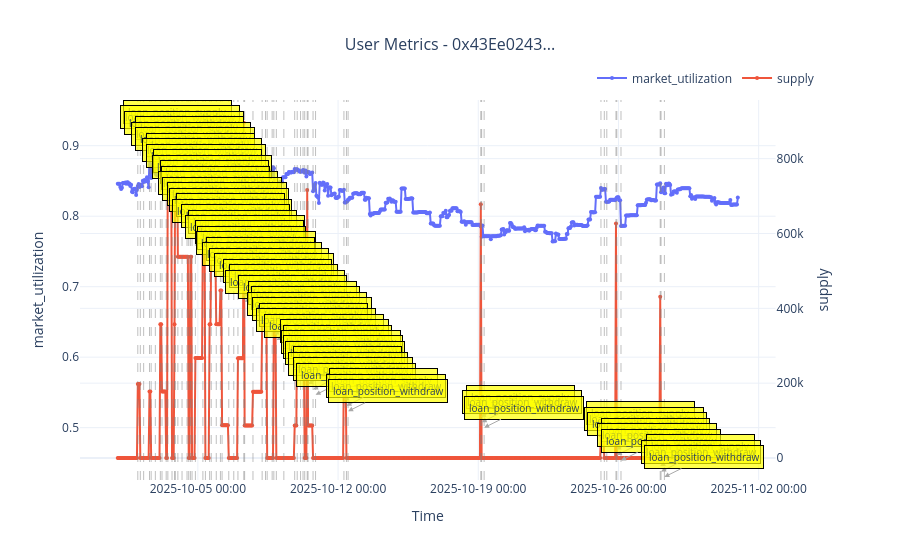

Notebook code cell kept with this figure:
### Code cell
MARKET = "eth_wbtc_usdc"
EVENTS_PATH = "/Users/yegortrussov/Documents/ml/lending_protocols/dataset_collection/data/markets_labelled"
HOURLY_MARKET_PATH = "/Users/yegortrussov/Documents/ml/lending_protocols/dataset_collection/data/markets_hourly_data"

df = pd.read_csv(f"{EVENTS_PATH}/{MARKET}.csv")
market_df = pd.read_csv(f"{HOURLY_MARKET_PATH}/{MARKET}.csv")

df.head(2)

hourly_df = create_hourly_user_dataset(
    df[df["user_address"].isin(solo_depositors)],
    market_df,
    n_hours=1,
    start_with_open=False
)
hourly_df["supply"] = hourly_df["supply"].clip(0,100000000)
plot_user_metrics(hourly_df, ['supply_rate', 'supply'], user_address='0x43Ee0243eA8CF02f7087d8B16C8D2007CC9c7cA2', 
                  dates_range=["2025-10-01", "2025-11-01"])
# )

### Figure 1 — Plotly figure (JSON) as saved in the notebook; plotly's stock layout.template omitted (floating-point values rounded to 4 significant figures; data arrays with more than 128 entries replaced by an {"elided": "..."} marker saying what was removed)
{"data": [{"line": {"color": "#636EFA", "width": 2}, "marker": {"size": 4}, "mode": "lines+markers", "name": "market_utilization", "type": "scatter", "x": {"elided": "744 str values"}, "xaxis": "x", "y": {"elided": "744 float values"}, "yaxis": "y"}, {"line": {"color": "#EF553B", "width": 2}, "marker": {"size": 4}, "mode": "lines+markers", "name": "supply", "type": "scatter", "x": {"elided": "744 str values"}, "xaxis": "x", "y": {"elided": "744 float values"}, "yaxis": "y2"}], "layout": {"annotations": [{"arrowcolor": "darkgray", "arrowhead": 2, "arrowsize": 1, "arrowwidth": 1, "ax": 40, "ay": -20, "bgcolor": "rgba(255, 255, 0, 0.7)", "bordercolor": "black", "borderpad": 4, "borderwidth": 1, "font": {"size": 10}, "showarrow": true, "text": "loan_position_supply", "x": "2025-10-02T00:01:47", "y": 0.9194, "yref": "y"}, {"arrowcolor": "darkgray", "arrowhead": 2, "arrowsize": 1, "arrowwidth": 1, "ax": 40, "ay": -20, "bgcolor": "rgba(255, 255, 0, 0.7)", "bordercolor": "black", "borderpad": 4, "borderwidth": 1, "font": {"size": 10}, "showarrow": true, "text": "loan_position_withdraw", "x": "2025-10-02T03:01:47", "y": 0.9117, "yref": "y"}, {"arrowcolor": "darkgray", "arrowhead": 2, "arrowsize": 1, "arrowwidth": 1, "ax": 40, "ay": -20, "bgcolor": "rgba(255, 255, 0, 0.7)", "bordercolor": "black", "borderpad": 4, "borderwidth": 1, "font": {"size": 10}, "showarrow": true, "text": "loan_position_withdraw", "x": "2025-10-02T07:01:47", "y": 0.9039, "yref": "y"}, {"arrowcolor": "darkgray", "arrowhead": 2, "arrowsize": 1, "arrowwidth": 1, "ax": 40, "ay": -20, "bgcolor": "rgba(255, 255, 0, 0.7)", "bordercolor": "black", "borderpad": 4, "borderwidth": 1, "font": {"size": 10}, "showarrow": true, "text": "loan_position_supply", "x": "2025-10-02T14:01:47", "y": 0.8961, "yref": "y"}, {"arrowcolor": "darkgray", "arrowhead": 2, "arrowsize": 1, "arrowwidth": 1, "ax": 40, "ay": -20, "bgcolor": "rgba(255, 255, 0, 0.7)", "bordercolor": "black", "borderpad": 4, "borderwidth": 1, "font": {"size": 10}, "showarrow": true, "text": "loan_position_withdraw", "x": "2025-10-02T16:01:47", "y": 0.8884, "yref": "y"}, {"arrowcolor": "darkgray", "arrowhead": 2, "arrowsize": 1, "arrowwidth": 1, "ax": 40, "ay": -20, "bgcolor": "rgba(255, 255, 0, 0.7)", "bordercolor": "black", "borderpad": 4, "borderwidth": 1, "font": {"size": 10}, "showarrow": true, "text": "loan_position_withdraw", "x": "2025-10-02T21:01:47", "y": 0.8806, "yref": "y"}, {"arrowcolor": "darkgray", "arrowhead": 2, "arrowsize": 1, "arrowwidth": 1, "ax": 40, "ay": -20, "bgcolor": "rgba(255, 255, 0, 0.7)", "bordercolor": "black", "borderpad": 4, "borderwidth": 1, "font": {"size": 10}, "showarrow": true, "text": "loan_position_supply", "x": "2025-10-03T03:01:47", "y": 0.8728, "yref": "y"}, {"arrowcolor": "darkgray", "arrowhead": 2, "arrowsize": 1, "arrowwidth": 1, "ax": 40, "ay": -20, "bgcolor": "rgba(255, 255, 0, 0.7)", "bordercolor": "black", "borderpad": 4, "borderwidth": 1, "font": {"size": 10}, "showarrow": true, "text": "loan_position_withdraw", "x": "2025-10-03T05:01:47", "y": 0.8651, "yref": "y"}, {"arrowcolor": "darkgray", "arrowhead": 2, "arrowsize": 1, "arrowwidth": 1, "ax": 40, "ay": -20, "bgcolor": "rgba(255, 255, 0, 0.7)", "bordercolor": "black", "borderpad": 4, "borderwidth": 1, "font": {"size": 10}, "showarrow": true, "text": "loan_position_withdraw", "x": "2025-10-03T10:01:47", "y": 0.8573, "yref": "y"}, {"arrowcolor": "darkgray", "arrowhead": 2, "arrowsize": 1, "arrowwidth": 1, "ax": 40, "ay": -20, "bgcolor": "rgba(255, 255, 0, 0.7)", "bordercolor": "black", "borderpad": 4, "borderwidth": 1, "font": {"size": 10}, "showarrow": true, "text": "loan_position_supply", "x": "2025-10-03T12:01:47", "y": 0.8495, "yref": "y"}, {"arrowcolor": "darkgray", "arrowhead": 2, "arrowsize": 1, "arrowwidth": 1, "ax": 40, "ay": -20, "bgcolor": "rgba(255, 255, 0, 0.7)", "bordercolor": "black", "borderpad": 4, "borderwidth": 1, "font": {"size": 10}, "showarrow": true, "text": "loan_position_withdraw", "x": "2025-10-03T17:01:47", "y": 0.8418, "yref": "y"}, {"arrowcolor": "darkgray", "arrowhead": 2, "arrowsize": 1, "arrowwidth": 1, "ax": 40, "ay": -20, "bgcolor": "rgba(255, 255, 0, 0.7)", "bordercolor": "black", "borderpad": 4, "borderwidth": 1, "font": {"size": 10}, "showarrow": true, "text": "loan_position_supply", "x": "2025-10-03T20:01:47", "y": 0.834, "yref": "y"}, {"arrowcolor": "darkgray", "arrowhead": 2, "arrowsize": 1, "arrowwidth": 1, "ax": 40, "ay": -20, "bgcolor": "rgba(255, 255, 0, 0.7)", "bordercolor": "black", "borderpad": 4, "borderwidth": 1, "font": {"size": 10}, "showarrow": true, "text": "loan_position_supply", "x": "2025-10-03T21:01:47", "y": 0.8262, "yref": "y"}, {"arrowcolor": "darkgray", "arrowhead": 2, "arrowsize": 1, "arrowwidth": 1, "ax": 40, "ay": -20, "bgcolor": "rgba(255, 255, 0, 0.7)", "bordercolor": "black", "borderpad": 4, "borderwidth": 1, "font": {"size": 10}, "showarrow": true, "text": "loan_position_withdraw", "x": "2025-10-04T00:01:47", "y": 0.8184, "yref": "y"}, {"arrowcolor": "darkgray", "arrowhead": 2, "arrowsize": 1, "arrowwidth": 1, "ax": 40, "ay": -20, "bgcolor": "rgba(255, 255, 0, 0.7)", "bordercolor": "black", "borderpad": 4, "borderwidth": 1, "font": {"size": 10}, "showarrow": true, "text": "loan_position_withdraw", "x": "2025-10-04T05:01:47", "y": 0.8107, "yref": "y"}, {"arrowcolor": "darkgray", "arrowhead": 2, "arrowsize": 1, "arrowwidth": 1, "ax": 40, "ay": -20, "bgcolor": "rgba(255, 255, 0, 0.7)", "bordercolor": "black", "borderpad": 4, "borderwidth": 1, "font": {"size": 10}, "showarrow": true, "text": "loan_position_withdraw", "x": "2025-10-04T11:01:47", "y": 0.8029, "yref": "y"}, {"arrowcolor": "darkgray", "arrowhead": 2, "arrowsize": 1, "arrowwidth": 1, "ax": 40, "ay": -20, "bgcolor": "rgba(255, 255, 0, 0.7)", "bordercolor": "black", "borderpad": 4, "borderwidth": 1, "font": {"size": 10}, "showarrow": true, "text": "loan_position_withdraw", "x": "2025-10-04T13:01:47", "y": 0.7951, "yref": "y"}, {"arrowcolor": "darkgray", "arrowhead": 2, "arrowsize": 1, "arrowwidth": 1, "ax": 40, "ay": -20, "bgcolor": "rgba(255, 255, 0, 0.7)", "bordercolor": "black", "borderpad": 4, "borderwidth": 1, "font": {"size": 10}, "showarrow": true, "text": "loan_position_supply", "x": "2025-10-04T15:01:47", "y": 0.7874, "yref": "y"}, {"arrowcolor": "darkgray", "arrowhead": 2, "arrowsize": 1, "arrowwidth": 1, "ax": 40, "ay": -20, "bgcolor": "rgba(255, 255, 0, 0.7)", "bordercolor": "black", "borderpad": 4, "borderwidth": 1, "font": {"size": 10}, "showarrow": true, "text": "loan_position_withdraw", "x": "2025-10-04T17:01:47", "y": 0.7796, "yref": "y"}, {"arrowcolor": "darkgray", "arrowhead": 2, "arrowsize": 1, "arrowwidth": 1, "ax": 40, "ay": -20, "bgcolor": "rgba(255, 255, 0, 0.7)", "bordercolor": "black", "borderpad": 4, "borderwidth": 1, "font": {"size": 10}, "showarrow": true, "text": "loan_position_supply", "x": "2025-10-04T21:01:47", "y": 0.7718, "yref": "y"}, {"arrowcolor": "darkgray", "arrowhead": 2, "arrowsize": 1, "arrowwidth": 1, "ax": 40, "ay": -20, "bgcolor": "rgba(255, 255, 0, 0.7)", "bordercolor": "black", "borderpad": 4, "borderwidth": 1, "font": {"size": 10}, "showarrow": true, "text": "loan_position_supply", "x": "2025-10-05T06:01:47", "y": 0.7641, "yref": "y"}, {"arrowcolor": "darkgray", "arrowhead": 2, "arrowsize": 1, "arrowwidth": 1, "ax": 40, "ay": -20, "bgcolor": "rgba(255, 255, 0, 0.7)", "bordercolor": "black", "borderpad": 4, "borderwidth": 1, "font": {"size": 10}, "showarrow": true, "text": "loan_position_withdraw", "x": "2025-10-05T09:01:47", "y": 0.7563, "yref": "y"}, {"arrowcolor": "darkgray", "arrowhead": 2, "arrowsize": 1, "arrowwidth": 1, "ax": 40, "ay": -20, "bgcolor": "rgba(255, 255, 0, 0.7)", "bordercolor": "black", "borderpad": 4, "borderwidth": 1, "font": {"size": 10}, "showarrow": true, "text": "loan_position_supply", "x": "2025-10-05T14:01:47", "y": 0.7485, "yref": "y"}, {"arrowcolor": "darkgray", "arrowhead": 2, "arrowsize": 1, "arrowwidth": 1, "ax": 40, "ay": -20, "bgcolor": "rgba(255, 255, 0, 0.7)", "bordercolor": "black", "borderpad": 4, "borderwidth": 1, "font": {"size": 10}, "showarrow": true, "text": "loan_position_supply", "x": "2025-10-05T16:01:47", "y": 0.7408, "yref": "y"}, {"arrowcolor": "darkgray", "arrowhead": 2, "arrowsize": 1, "arrowwidth": 1, "ax": 40, "ay": -20, "bgcolor": "rgba(255, 255, 0, 0.7)", "bordercolor": "black", "borderpad": 4, "borderwidth": 1, "font": {"size": 10}, "showarrow": true, "text": "loan_position_withdraw", "x": "2025-10-05T22:01:47", "y": 0.733, "yref": "y"}, {"arrowcolor": "darkgray", "arrowhead": 2, "arrowsize": 1, "arrowwidth": 1, "ax": 40, "ay": -20, "bgcolor": "rgba(255, 255, 0, 0.7)", "bordercolor": "black", "borderpad": 4, "borderwidth": 1, "font": {"size": 10}, "showarrow": true, "text": "loan_position_supply", "x": "2025-10-06T03:01:47", "y": 0.7252, "yref": "y"}, {"arrowcolor": "darkgray", "arrowhead": 2, "arrowsize": 1, "arrowwidth": 1, "ax": 40, "ay": -20, "bgcolor": "rgba(255, 255, 0, 0.7)", "bordercolor": "black", "borderpad": 4, "borderwidth": 1, "font": {"size": 10}, "showarrow": true, "text": "loan_position_withdraw", "x": "2025-10-06T05:01:47", "y": 0.7174, "yref": "y"}, {"arrowcolor": "darkgray", "arrowhead": 2, "arrowsize": 1, "arrowwidth": 1, "ax": 40, "ay": -20, "bgcolor": "rgba(255, 255, 0, 0.7)", "bordercolor": "black", "borderpad": 4, "borderwidth": 1, "font": {"size": 10}, "showarrow": true, "text": "loan_position_withdraw", "x": "2025-10-06T13:01:47", "y": 0.7097, "yref": "y"}, {"arrowcolor": "darkgray", "arrowhead": 2, "arrowsize": 1, "arrowwidth": 1, "ax": 40, "ay": -20, "bgcolor": "rgba(255, 255, 0, 0.7)", "bordercolor": "black", "borderpad": 4, "borderwidth": 1, "font": {"size": 10}, "showarrow": true, "text": "loan_position_withdraw", "x": "2025-10-06T19:01:47", "y": 0.7019, "yref": "y"}, {"arrowcolor": "darkgray", "arrowhead": 2, "arrowsize": 1, "arrowwidth": 1, "ax": 40, "ay": -20, "bgcolor": "rgba(255, 255, 0, 0.7)", "bordercolor": "black", "borderpad": 4, "borderwidth": 1, "font": {"size": 10}, "showarrow": true, "text": "loan_position_supply", "x": "2025-10-07T00:01:47", "y": 0.6941, "yref": "y"}, {"arrowcolor": "darkgray", "arrowhead": 2, "arrowsize": 1, "arrowwidth": 1, "ax": 40, "ay": -20, "bgcolor": "rgba(255, 255, 0, 0.7)", "bordercolor": "black", "borderpad": 4, "borderwidth": 1, "font": {"size": 10}, "showarrow": true, "text": "loan_position_supply", "x": "2025-10-07T07:01:47", "y": 0.6864, "yref": "y"}, {"arrowcolor": "darkgray", "arrowhead": 2, "arrowsize": 1, "arrowwidth": 1, "ax": 40, "ay": -20, "bgcolor": "rgba(255, 255, 0, 0.7)", "bordercolor": "black", "borderpad": 4, "borderwidth": 1, "font": {"size": 10}, "showarrow": true, "text": "loan_position_withdraw", "x": "2025-10-07T08:01:47", "y": 0.6786, "yref": "y"}, {"arrowcolor": "darkgray", "arrowhead": 2, "arrowsize": 1, "arrowwidth": 1, "ax": 40, "ay": -20, "bgcolor": "rgba(255, 255, 0, 0.7)", "bordercolor": "black", "borderpad": 4, "borderwidth": 1, "font": {"size": 10}, "showarrow": true, "text": "loan_position_supply", "x": "2025-10-07T18:01:47", "y": 0.6708, "yref": "y"}, {"arrowcolor": "darkgray", "arrowhead": 2, "arrowsize": 1, "arrowwidth": 1, "ax": 40, "ay": -20, "bgcolor": "rgba(255, 255, 0, 0.7)", "bordercolor": "black", "borderpad": 4, "borderwidth": 1, "font": {"size": 10}, "showarrow": true, "text": "loan_position_supply", "x": "2025-10-08T05:01:47", "y": 0.6631, "yref": "y"}, {"arrowcolor": "darkgray", "arrowhead": 2, "arrowsize": 1, "arrowwidth": 1, "ax": 40, "ay": -20, "bgcolor": "rgba(255, 255, 0, 0.7)", "bordercolor": "black", "borderpad": 4, "borderwidth": 1, "font": {"size": 10}, "showarrow": true, "text": "loan_position_supply", "x": "2025-10-08T09:01:47", "y": 0.6553, "yref": "y"}, {"arrowcolor": "darkgray", "arrowhead": 2, "arrowsize": 1, "arrowwidth": 1, "ax": 40, "ay": -20, "bgcolor": "rgba(255, 255, 0, 0.7)", "bordercolor": "black", "borderpad": 4, "borderwidth": 1, "font": {"size": 10}, "showarrow": true, "text": "loan_position_withdraw", "x": "2025-10-08T11:01:47", "y": 0.6475, "yref": "y"}, {"arrowcolor": "darkgray", "arrowhead": 2, "arrowsize": 1, "arrowwidth": 1, "ax": 40, "ay": -20, "bgcolor": "rgba(255, 255, 0, 0.7)", "bordercolor": "black", "borderpad": 4, "borderwidth": 1, "font": {"size": 10}, "showarrow": true, "text": "loan_position_withdraw", "x": "2025-10-08T17:01:47", "y": 0.6398, "yref": "y"}, {"arrowcolor": "darkgray", "arrowhead": 2, "arrowsize": 1, "arrowwidth": 1, "ax": 40, "ay": -20, "bgcolor": "rgba(255, 255, 0, 0.7)", "bordercolor": "black", "borderpad": 4, "borderwidth": 1, "font": {"size": 10}, "showarrow": true, "text": "loan_position_supply", "x": "2025-10-08T19:01:47", "y": 0.632, "yref": "y"}, {"arrowcolor": "darkgray", "arrowhead": 2, "arrowsize": 1, "arrowwidth": 1, "ax": 40, "ay": -20, "bgcolor": "rgba(255, 255, 0, 0.7)", "bordercolor": "black", "borderpad": 4, "borderwidth": 1, "font": {"size": 10}, "showarrow": true, "text": "loan_position_withdraw", "x": "2025-10-08T22:01:47", "y": 0.6242, "yref": "y"}, {"arrowcolor": "darkgray", "arrowhead": 2, "arrowsize": 1, "arrowwidth": 1, "ax": 40, "ay": -20, "bgcolor": "rgba(255, 255, 0, 0.7)", "bordercolor": "black", "borderpad": 4, "borderwidth": 1, "font": {"size": 10}, "showarrow": true, "text": "loan_position_withdraw", "x": "2025-10-09T07:01:47", "y": 0.6164, "yref": "y"}, {"arrowcolor": "darkgray", "arrowhead": 2, "arrowsize": 1, "arrowwidth": 1, "ax": 40, "ay": -20, "bgcolor": "rgba(255, 255, 0, 0.7)", "bordercolor": "black", "borderpad": 4, "borderwidth": 1, "font": {"size": 10}, "showarrow": true, "text": "loan_position_supply", "x": "2025-10-09T20:01:47", "y": 0.6087, "yref": "y"}, {"arrowcolor": "darkgray", "arrowhead": 2, "arrowsize": 1, "arrowwidth": 1, "ax": 40, "ay": -20, "bgcolor": "rgba(255, 255, 0, 0.7)", "bordercolor": "black", "borderpad": 4, "borderwidth": 1, "font": {"size": 10}, "showarrow": true, "text": "loan_position_supply", "x": "2025-10-09T23:01:47", "y": 0.6009, "yref": "y"}, {"arrowcolor": "darkgray", "arrowhead": 2, "arrowsize": 1, "arrowwidth": 1, "ax": 40, "ay": -20, "bgcolor": "rgba(255, 255, 0, 0.7)", "bordercolor": "black", "borderpad": 4, "borderwidth": 1, "font": {"size": 10}, "showarrow": true, "text": "loan_position_withdraw", "x": "2025-10-10T03:01:47", "y": 0.5931, "yref": "y"}, {"arrowcolor": "darkgray", "arrowhead": 2, "arrowsize": 1, "arrowwidth": 1, "ax": 40, "ay": -20, "bgcolor": "rgba(255, 255, 0, 0.7)", "bordercolor": "black", "borderpad": 4, "borderwidth": 1, "font": {"size": 10}, "showarrow": true, "text": "loan_position_withdraw", "x": "2025-10-10T06:01:47", "y": 0.5854, "yref": "y"}, {"arrowcolor": "darkgray", "arrowhead": 2, "arrowsize": 1, "arrowwidth": 1, "ax": 40, "ay": -20, "bgcolor": "rgba(255, 255, 0, 0.7)", "bordercolor": "black", "borderpad": 4, "borderwidth": 1, "font": {"size": 10}, "showarrow": true, "text": "loan_position_withdraw", "x": "2025-10-10T08:01:47", "y": 0.5776, "yref": "y"}, {"arrowcolor": "darkgray", "arrowhead": 2, "arrowsize": 1, "arrowwidth": 1, "ax": 40, "ay": -20, "bgcolor": "rgba(255, 255, 0, 0.7)", "bordercolor": "black", "borderpad": 4, "borderwidth": 1, "font": {"size": 10}, "showarrow": true, "text": "loan_position_supply", "x": "2025-10-10T11:01:47", "y": 0.5698, "yref": "y"}, {"arrowcolor": "darkgray", "arrowhead": 2, "arrowsize": 1, "arrowwidth": 1, "ax": 40, "ay": -20, "bgcolor": "rgba(255, 255, 0, 0.7)", "bordercolor": "black", "borderpad": 4, "borderwidth": 1, "font": {"size": 10}, "showarrow": true, "text": "loan_position_withdraw", "x": "2025-10-10T12:01:47", "y": 0.5621, "yref": "y"}, {"arrowcolor": "darkgray", "arrowhead": 2, "arrowsize": 1, "arrowwidth": 1, "ax": 40, "ay": -20, "bgcolor": "rgba(255, 255, 0, 0.7)", "bordercolor": "black", "borderpad": 4, "borderwidth": 1, "font": {"size": 10}, "showarrow": true, "text": "loan_position_withdraw", "x": "2025-10-10T18:01:47", "y": 0.5543, "yref": "y"}, {"arrowcolor": "darkgray", "arrowhead": 2, "arrowsize": 1, "arrowwidth": 1, "ax": 40, "ay": -20, "bgcolor": "rgba(255, 255, 0, 0.7)", "bordercolor": "black", "borderpad": 4, "borderwidth": 1, "font": {"size": 10}, "showarrow": true, "text": "loan_position_withdraw", "x": "2025-10-10T21:01:47", "y": 0.5465, "yref": "y"}, {"arrowcolor": "darkgray", "arrowhead": 2, "arrowsize": 1, "arrowwidth": 1, "ax": 40, "ay": -20, "bgcolor": "rgba(255, 255, 0, 0.7)", "bordercolor": "black", "borderpad": 4, "borderwidth": 1, "font": {"size": 10}, "showarrow": true, "text": "loan_position_supply", "x": "2025-10-12T07:01:47", "y": 0.5388, "yref": "y"}, {"arrowcolor": "darkgray", "arrowhead": 2, "arrowsize": 1, "arrowwidth": 1, "ax": 40, "ay": -20, "bgcolor": "rgba(255, 255, 0, 0.7)", "bordercolor": "black", "borderpad": 4, "borderwidth": 1, "font": {"size": 10}, "showarrow": true, "text": "loan_position_withdraw", "x": "2025-10-12T10:01:47", "y": 0.531, "yref": "y"}, {"arrowcolor": "darkgray", "arrowhead": 2, "arrowsize": 1, "arrowwidth": 1, "ax": 40, "ay": -20, "bgcolor": "rgba(255, 255, 0, 0.7)", "bordercolor": "black", "borderpad": 4, "borderwidth": 1, "font": {"size": 10}, "showarrow": true, "text": "loan_position_withdraw", "x": "2025-10-12T12:01:47", "y": 0.5232, "yref": "y"}, {"arrowcolor": "darkgray", "arrowhead": 2, "arrowsize": 1, "arrowwidth": 1, "ax": 40, "ay": -20, "bgcolor": "rgba(255, 255, 0, 0.7)", "bordercolor": "black", "borderpad": 4, "borderwidth": 1, "font": {"size": 10}, "showarrow": true, "text": "loan_position_supply", "x": "2025-10-19T03:01:47", "y": 0.5155, "yref": "y"}, {"arrowcolor": "darkgray", "arrowhead": 2, "arrowsize": 1, "arrowwidth": 1, "ax": 40, "ay": -20, "bgcolor": "rgba(255, 255, 0, 0.7)", "bordercolor": "black", "borderpad": 4, "borderwidth": 1, "font": {"size": 10}, "showarrow": true, "text": "loan_position_withdraw", "x": "2025-10-19T04:01:47", "y": 0.5077, "yref": "y"}, {"arrowcolor": "darkgray", "arrowhead": 2, "arrowsize": 1, "arrowwidth": 1, "ax": 40, "ay": -20, "bgcolor": "rgba(255, 255, 0, 0.7)", "bordercolor": "black", "borderpad": 4, "borderwidth": 1, "font": {"size": 10}, "showarrow": true, "text": "loan_position_withdraw", "x": "2025-10-19T07:01:47", "y": 0.4999, "yref": "y"}, {"arrowcolor": "darkgray", "arrowhead": 2, "arrowsize": 1, "arrowwidth": 1, "ax": 40, "ay": -20, "bgcolor": "rgba(255, 255, 0, 0.7)", "bordercolor": "black", "borderpad": 4, "borderwidth": 1, "font": {"size": 10}, "showarrow": true, "text": "loan_position_supply", "x": "2025-10-25T03:01:47", "y": 0.4921, "yref": "y"}, {"arrowcolor": "darkgray", "arrowhead": 2, "arrowsize": 1, "arrowwidth": 1, "ax": 40, "ay": -20, "bgcolor": "rgba(255, 255, 0, 0.7)", "bordercolor": "black", "borderpad": 4, "borderwidth": 1, "font": {"size": 10}, "showarrow": true, "text": "loan_position_withdraw", "x": "2025-10-25T07:01:47", "y": 0.4844, "yref": "y"}, {"arrowcolor": "darkgray", "arrowhead": 2, "arrowsize": 1, "arrowwidth": 1, "ax": 40, "ay": -20, "bgcolor": "rgba(255, 255, 0, 0.7)", "bordercolor": "black", "borderpad": 4, "borderwidth": 1, "font": {"size": 10}, "showarrow": true, "text": "loan_position_withdraw", "x": "2025-10-25T10:01:47", "y": 0.4766, "yref": "y"}, {"arrowcolor": "darkgray", "arrowhead": 2, "arrowsize": 1, "arrowwidth": 1, "ax": 40, "ay": -20, "bgcolor": "rgba(255, 255, 0, 0.7)", "bordercolor": "black", "borderpad": 4, "borderwidth": 1, "font": {"size": 10}, "showarrow": true, "text": "loan_position_supply", "x": "2025-10-25T21:01:47", "y": 0.4688, "yref": "y"}, {"arrowcolor": "darkgray", "arrowhead": 2, "arrowsize": 1, "arrowwidth": 1, "ax": 40, "ay": -20, "bgcolor": "rgba(255, 255, 0, 0.7)", "bordercolor": "black", "borderpad": 4, "borderwidth": 1, "font": {"size": 10}, "showarrow": true, "text": "loan_position_withdraw", "x": "2025-10-25T22:01:47", "y": 0.4611, "yref": "y"}, {"arrowcolor": "darkgray", "arrowhead": 2, "arrowsize": 1, "arrowwidth": 1, "ax": 40, "ay": -20, "bgcolor": "rgba(255, 255, 0, 0.7)", "bordercolor": "black", "borderpad": 4, "borderwidth": 1, "font": {"size": 10}, "showarrow": true, "text": "loan_position_withdraw", "x": "2025-10-26T03:01:47", "y": 0.4533, "yref": "y"}, {"arrowcolor": "darkgray", "arrowhead": 2, "arrowsize": 1, "arrowwidth": 1, "ax": 40, "ay": -20, "bgcolor": "rgba(255, 255, 0, 0.7)", "bordercolor": "black", "borderpad": 4, "borderwidth": 1, "font": {"size": 10}, "showarrow": true, "text": "loan_position_supply", "x": "2025-10-28T02:01:47", "y": 0.4455, "yref": "y"}, {"arrowcolor": "darkgray", "arrowhead": 2, "arrowsize": 1, "arrowwidth": 1, "ax": 40, "ay": -20, "bgcolor": "rgba(255, 255, 0, 0.7)", "bordercolor": "black", "borderpad": 4, "borderwidth": 1, "font": {"size": 10}, "showarrow": true, "text": "loan_position_withdraw", "x": "2025-10-28T03:01:47", "y": 0.4378, "yref": "y"}, {"arrowcolor": "darkgray", "arrowhead": 2, "arrowsize": 1, "arrowwidth": 1, "ax": 40, "ay": -20, "bgcolor": "rgba(255, 255, 0, 0.7)", "bordercolor": "black", "borderpad": 4, "borderwidth": 1, "font": {"size": 10}, "showarrow": true, "text": "loan_position_withdraw", "x": "2025-10-28T07:01:47", "y": 0.43, "yref": "y"}], "hovermode": "x unified", "legend": {"orientation": "h", "x": 1, "xanchor": "right", "y": 1.02, "yanchor": "bottom"}, "shapes": [{"line": {"color": "gray", "dash": "dash", "width": 1}, "opacity": 0.5, "type": "line", "x0": "2025-10-02T00:01:47", "x1": "2025-10-02T00:01:47", "xref": "x", "y0": 0, "y1": 1, "yref": "y domain"}, {"line": {"color": "gray", "dash": "dash", "width": 1}, "opacity": 0.5, "type": "line", "x0": "2025-10-02T03:01:47", "x1": "2025-10-02T03:01:47", "xref": "x", "y0": 0, "y1": 1, "yref": "y domain"}, {"line": {"color": "gray", "dash": "dash", "width": 1}, "opacity": 0.5, "type": "line", "x0": "2025-10-02T07:01:47", "x1": "2025-10-02T07:01:47", "xref": "x", "y0": 0, "y1": 1, "yref": "y domain"}, {"line": {"color": "gray", "dash": "dash", "width": 1}, "opacity": 0.5, "type": "line", "x0": "2025-10-02T14:01:47", "x1": "2025-10-02T14:01:47", "xref": "x", "y0": 0, "y1": 1, "yref": "y domain"}, {"line": {"color": "gray", "dash": "dash", "width": 1}, "opacity": 0.5, "type": "line", "x0": "2025-10-02T16:01:47", "x1": "2025-10-02T16:01:47", "xref": "x", "y0": 0, "y1": 1, "yref": "y domain"}, {"line": {"color": "gray", "dash": "dash", "width": 1}, "opacity": 0.5, "type": "line", "x0": "2025-10-02T21:01:47", "x1": "2025-10-02T21:01:47", "xref": "x", "y0": 0, "y1": 1, "yref": "y domain"}, {"line": {"color": "gray", "dash": "dash", "width": 1}, "opacity": 0.5, "type": "line", "x0": "2025-10-03T03:01:47", "x1": "2025-10-03T03:01:47", "xref": "x", "y0": 0, "y1": 1, "yref": "y domain"}, {"line": {"color": "gray", "dash": "dash", "width": 1}, "opacity": 0.5, "type": "line", "x0": "2025-10-03T05:01:47", "x1": "2025-10-03T05:01:47", "xref": "x", "y0": 0, "y1": 1, "yref": "y domain"}, {"line": {"color": "gray", "dash": "dash", "width": 1}, "opacity": 0.5, "type": "line", "x0": "2025-10-03T10:01:47", "x1": "2025-10-03T10:01:47", "xref": "x", "y0": 0, "y1": 1, "yref": "y domain"}, {"line": {"color": "gray", "dash": "dash", "width": 1}, "opacity": 0.5, "type": "line", "x0": "2025-10-03T12:01:47", "x1": "2025-10-03T12:01:47", "xref": "x", "y0": 0, "y1": 1, "yref": "y domain"}, {"line": {"color": "gray", "dash": "dash", "width": 1}, "opacity": 0.5, "type": "line", "x0": "2025-10-03T17:01:47", "x1": "2025-10-03T17:01:47", "xref": "x", "y0": 0, "y1": 1, "yref": "y domain"}, {"line": {"color": "gray", "dash": "dash", "width": 1}, "opacity": 0.5, "type": "line", "x0": "2025-10-03T20:01:47", "x1": "2025-10-03T20:01:47", "xref": "x", "y0": 0, "y1": 1, "yref": "y domain"}, {"line": {"color": "gray", "dash": "dash", "width": 1}, "opacity": 0.5, "type": "line", "x0": "2025-10-03T21:01:47", "x1": "2025-10-03T21:01:47", "xref": "x", "y0": 0, "y1": 1, "yref": "y domain"}, {"line": {"color": "gray", "dash": "dash", "width": 1}, "opacity": 0.5, "type": "line", "x0": "2025-10-04T00:01:47", "x1": "2025-10-04T00:01:47", "xref": "x", "y0": 0, "y1": 1, "yref": "y domain"}, {"line": {"color": "gray", "dash": "dash", "width": 1}, "opacity": 0.5, "type": "line", "x0": "2025-10-04T05:01:47", "x1": "2025-10-04T05:01:47", "xref": "x", "y0": 0, "y1": 1, "yref": "y domain"}, {"line": {"color": "gray", "dash": "dash", "width": 1}, "opacity": 0.5, "type": "line", "x0": "2025-10-04T11:01:47", "x1": "2025-10-04T11:01:47", "xref": "x", "y0": 0, "y1": 1, "yref": "y domain"}, {"line": {"color": "gray", "dash": "dash", "width": 1}, "opacity": 0.5, "type": "line", "x0": "2025-10-04T13:01:47", "x1": "2025-10-04T13:01:47", "xref": "x", "y0": 0, "y1": 1, "yref": "y domain"}, {"line": {"color": "gray", "dash": "dash", "width": 1}, "opacity": 0.5, "type": "line", "x0": "2025-10-04T15:01:47", "x1": "2025-10-04T15:01:47", "xref": "x", "y0": 0, "y1": 1, "yref": "y domain"}, {"line": {"color": "gray", "dash": "dash", "width": 1}, "opacity": 0.5, "type": "line", "x0": "2025-10-04T17:01:47", "x1": "2025-10-04T17:01:47", "xref": "x", "y0": 0, "y1": 1, "yref": "y domain"}, {"line": {"color": "gray", "dash": "dash", "width": 1}, "opacity": 0.5, "type": "line", "x0": "2025-10-04T21:01:47", "x1": "2025-10-04T21:01:47", "xref": "x", "y0": 0, "y1": 1, "yref": "y domain"}, {"line": {"color": "gray", "dash": "dash", "width": 1}, "opacity": 0.5, "type": "line", "x0": "2025-10-05T06:01:47", "x1": "2025-10-05T06:01:47", "xref": "x", "y0": 0, "y1": 1, "yref": "y domain"}, {"line": {"color": "gray", "dash": "dash", "width": 1}, "opacity": 0.5, "type": "line", "x0": "2025-10-05T09:01:47", "x1": "2025-10-05T09:01:47", "xref": "x", "y0": 0, "y1": 1, "yref": "y domain"}, {"line": {"color": "gray", "dash": "dash", "width": 1}, "opacity": 0.5, "type": "line", "x0": "2025-10-05T14:01:47", "x1": "2025-10-05T14:01:47", "xref": "x", "y0": 0, "y1": 1, "yref": "y domain"}, {"line": {"color": "gray", "dash": "dash", "width": 1}, "opacity": 0.5, "type": "line", "x0": "2025-10-05T16:01:47", "x1": "2025-10-05T16:01:47", "xref": "x", "y0": 0, "y1": 1, "yref": "y domain"}, {"line": {"color": "gray", "dash": "dash", "width": 1}, "opacity": 0.5, "type": "line", "x0": "2025-10-05T22:01:47", "x1": "2025-10-05T22:01:47", "xref": "x", "y0": 0, "y1": 1, "yref": "y domain"}, {"line": {"color": "gray", "dash": "dash", "width": 1}, "opacity": 0.5, "type": "line", "x0": "2025-10-06T03:01:47", "x1": "2025-10-06T03:01:47", "xref": "x", "y0": 0, "y1": 1, "yref": "y domain"}, {"line": {"color": "gray", "dash": "dash", "width": 1}, "opacity": 0.5, "type": "line", "x0": "2025-10-06T05:01:47", "x1": "2025-10-06T05:01:47", "xref": "x", "y0": 0, "y1": 1, "yref": "y domain"}, {"line": {"color": "gray", "dash": "dash", "width": 1}, "opacity": 0.5, "type": "line", "x0": "2025-10-06T13:01:47", "x1": "2025-10-06T13:01:47", "xref": "x", "y0": 0, "y1": 1, "yref": "y domain"}, {"line": {"color": "gray", "dash": "dash", "width": 1}, "opacity": 0.5, "type": "line", "x0": "2025-10-06T19:01:47", "x1": "2025-10-06T19:01:47", "xref": "x", "y0": 0, "y1": 1, "yref": "y domain"}, {"line": {"color": "gray", "dash": "dash", "width": 1}, "opacity": 0.5, "type": "line", "x0": "2025-10-07T00:01:47", "x1": "2025-10-07T00:01:47", "xref": "x", "y0": 0, "y1": 1, "yref": "y domain"}, {"line": {"color": "gray", "dash": "dash", "width": 1}, "opacity": 0.5, "type": "line", "x0": "2025-10-07T07:01:47", "x1": "2025-10-07T07:01:47", "xref": "x", "y0": 0, "y1": 1, "yref": "y domain"}, {"line": {"color": "gray", "dash": "dash", "width": 1}, "opacity": 0.5, "type": "line", "x0": "2025-10-07T08:01:47", "x1": "2025-10-07T08:01:47", "xref": "x", "y0": 0, "y1": 1, "yref": "y domain"}, {"line": {"color": "gray", "dash": "dash", "width": 1}, "opacity": 0.5, "type": "line", "x0": "2025-10-07T18:01:47", "x1": "2025-10-07T18:01:47", "xref": "x", "y0": 0, "y1": 1, "yref": "y domain"}, {"line": {"color": "gray", "dash": "dash", "width": 1}, "opacity": 0.5, "type": "line", "x0": "2025-10-08T05:01:47", "x1": "2025-10-08T05:01:47", "xref": "x", "y0": 0, "y1": 1, "yref": "y domain"}, {"line": {"color": "gray", "dash": "dash", "width": 1}, "opacity": 0.5, "type": "line", "x0": "2025-10-08T09:01:47", "x1": "2025-10-08T09:01:47", "xref": "x", "y0": 0, "y1": 1, "yref": "y domain"}, {"line": {"color": "gray", "dash": "dash", "width": 1}, "opacity": 0.5, "type": "line", "x0": "2025-10-08T11:01:47", "x1": "2025-10-08T11:01:47", "xref": "x", "y0": 0, "y1": 1, "yref": "y domain"}, {"line": {"color": "gray", "dash": "dash", "width": 1}, "opacity": 0.5, "type": "line", "x0": "2025-10-08T17:01:47", "x1": "2025-10-08T17:01:47", "xref": "x", "y0": 0, "y1": 1, "yref": "y domain"}, {"line": {"color": "gray", "dash": "dash", "width": 1}, "opacity": 0.5, "type": "line", "x0": "2025-10-08T19:01:47", "x1": "2025-10-08T19:01:47", "xref": "x", "y0": 0, "y1": 1, "yref": "y domain"}, {"line": {"color": "gray", "dash": "dash", "width": 1}, "opacity": 0.5, "type": "line", "x0": "2025-10-08T22:01:47", "x1": "2025-10-08T22:01:47", "xref": "x", "y0": 0, "y1": 1, "yref": "y domain"}, {"line": {"color": "gray", "dash": "dash", "width": 1}, "opacity": 0.5, "type": "line", "x0": "2025-10-09T07:01:47", "x1": "2025-10-09T07:01:47", "xref": "x", "y0": 0, "y1": 1, "yref": "y domain"}, {"line": {"color": "gray", "dash": "dash", "width": 1}, "opacity": 0.5, "type": "line", "x0": "2025-10-09T20:01:47", "x1": "2025-10-09T20:01:47", "xref": "x", "y0": 0, "y1": 1, "yref": "y domain"}, {"line": {"color": "gray", "dash": "dash", "width": 1}, "opacity": 0.5, "type": "line", "x0": "2025-10-09T23:01:47", "x1": "2025-10-09T23:01:47", "xref": "x", "y0": 0, "y1": 1, "yref": "y domain"}, {"line": {"color": "gray", "dash": "dash", "width": 1}, "opacity": 0.5, "type": "line", "x0": "2025-10-10T03:01:47", "x1": "2025-10-10T03:01:47", "xref": "x", "y0": 0, "y1": 1, "yref": "y domain"}, {"line": {"color": "gray", "dash": "dash", "width": 1}, "opacity": 0.5, "type": "line", "x0": "2025-10-10T06:01:47", "x1": "2025-10-10T06:01:47", "xref": "x", "y0": 0, "y1": 1, "yref": "y domain"}, {"line": {"color": "gray", "dash": "dash", "width": 1}, "opacity": 0.5, "type": "line", "x0": "2025-10-10T08:01:47", "x1": "2025-10-10T08:01:47", "xref": "x", "y0": 0, "y1": 1, "yref": "y domain"}, {"line": {"color": "gray", "dash": "dash", "width": 1}, "opacity": 0.5, "type": "line", "x0": "2025-10-10T11:01:47", "x1": "2025-10-10T11:01:47", "xref": "x", "y0": 0, "y1": 1, "yref": "y domain"}, {"line": {"color": "gray", "dash": "dash", "width": 1}, "opacity": 0.5, "type": "line", "x0": "2025-10-10T12:01:47", "x1": "2025-10-10T12:01:47", "xref": "x", "y0": 0, "y1": 1, "yref": "y domain"}, {"line": {"color": "gray", "dash": "dash", "width": 1}, "opacity": 0.5, "type": "line", "x0": "2025-10-10T18:01:47", "x1": "2025-10-10T18:01:47", "xref": "x", "y0": 0, "y1": 1, "yref": "y domain"}, {"line": {"color": "gray", "dash": "dash", "width": 1}, "opacity": 0.5, "type": "line", "x0": "2025-10-10T21:01:47", "x1": "2025-10-10T21:01:47", "xref": "x", "y0": 0, "y1": 1, "yref": "y domain"}, {"line": {"color": "gray", "dash": "dash", "width": 1}, "opacity": 0.5, "type": "line", "x0": "2025-10-12T07:01:47", "x1": "2025-10-12T07:01:47", "xref": "x", "y0": 0, "y1": 1, "yref": "y domain"}, {"line": {"color": "gray", "dash": "dash", "width": 1}, "opacity": 0.5, "type": "line", "x0": "2025-10-12T10:01:47", "x1": "2025-10-12T10:01:47", "xref": "x", "y0": 0, "y1": 1, "yref": "y domain"}, {"line": {"color": "gray", "dash": "dash", "width": 1}, "opacity": 0.5, "type": "line", "x0": "2025-10-12T12:01:47", "x1": "2025-10-12T12:01:47", "xref": "x", "y0": 0, "y1": 1, "yref": "y domain"}, {"line": {"color": "gray", "dash": "dash", "width": 1}, "opacity": 0.5, "type": "line", "x0": "2025-10-19T03:01:47", "x1": "2025-10-19T03:01:47", "xref": "x", "y0": 0, "y1": 1, "yref": "y domain"}, {"line": {"color": "gray", "dash": "dash", "width": 1}, "opacity": 0.5, "type": "line", "x0": "2025-10-19T04:01:47", "x1": "2025-10-19T04:01:47", "xref": "x", "y0": 0, "y1": 1, "yref": "y domain"}, {"line": {"color": "gray", "dash": "dash", "width": 1}, "opacity": 0.5, "type": "line", "x0": "2025-10-19T07:01:47", "x1": "2025-10-19T07:01:47", "xref": "x", "y0": 0, "y1": 1, "yref": "y domain"}, {"line": {"color": "gray", "dash": "dash", "width": 1}, "opacity": 0.5, "type": "line", "x0": "2025-10-25T03:01:47", "x1": "2025-10-25T03:01:47", "xref": "x", "y0": 0, "y1": 1, "yref": "y domain"}, {"line": {"color": "gray", "dash": "dash", "width": 1}, "opacity": 0.5, "type": "line", "x0": "2025-10-25T07:01:47", "x1": "2025-10-25T07:01:47", "xref": "x", "y0": 0, "y1": 1, "yref": "y domain"}, {"line": {"color": "gray", "dash": "dash", "width": 1}, "opacity": 0.5, "type": "line", "x0": "2025-10-25T10:01:47", "x1": "2025-10-25T10:01:47", "xref": "x", "y0": 0, "y1": 1, "yref": "y domain"}, {"line": {"color": "gray", "dash": "dash", "width": 1}, "opacity": 0.5, "type": "line", "x0": "2025-10-25T21:01:47", "x1": "2025-10-25T21:01:47", "xref": "x", "y0": 0, "y1": 1, "yref": "y domain"}, {"line": {"color": "gray", "dash": "dash", "width": 1}, "opacity": 0.5, "type": "line", "x0": "2025-10-25T22:01:47", "x1": "2025-10-25T22:01:47", "xref": "x", "y0": 0, "y1": 1, "yref": "y domain"}, {"line": {"color": "gray", "dash": "dash", "width": 1}, "opacity": 0.5, "type": "line", "x0": "2025-10-26T03:01:47", "x1": "2025-10-26T03:01:47", "xref": "x", "y0": 0, "y1": 1, "yref": "y domain"}, {"line": {"color": "gray", "dash": "dash", "width": 1}, "opacity": 0.5, "type": "line", "x0": "2025-10-28T02:01:47", "x1": "2025-10-28T02:01:47", "xref": "x", "y0": 0, "y1": 1, "yref": "y domain"}, {"line": {"color": "gray", "dash": "dash", "width": 1}, "opacity": 0.5, "type": "line", "x0": "2025-10-28T03:01:47", "x1": "2025-10-28T03:01:47", "xref": "x", "y0": 0, "y1": 1, "yref": "y domain"}, {"line": {"color": "gray", "dash": "dash", "width": 1}, "opacity": 0.5, "type": "line", "x0": "2025-10-28T07:01:47", "x1": "2025-10-28T07:01:47", "xref": "x", "y0": 0, "y1": 1, "yref": "y domain"}], "title": {"font": {"size": 16}, "text": "User Metrics - 0x43Ee0243...", "x": 0.5}, "xaxis": {"anchor": "y", "domain": [0, 0.94], "tickformat": "%Y-%m-%d %H:%M", "title": {"text": "Time"}}, "yaxis": {"anchor": "x", "domain": [0, 1], "title": {"text": "market_utilization"}}, "yaxis2": {"anchor": "x", "overlaying": "y", "side": "right", "title": {"text": "supply"}}}}
